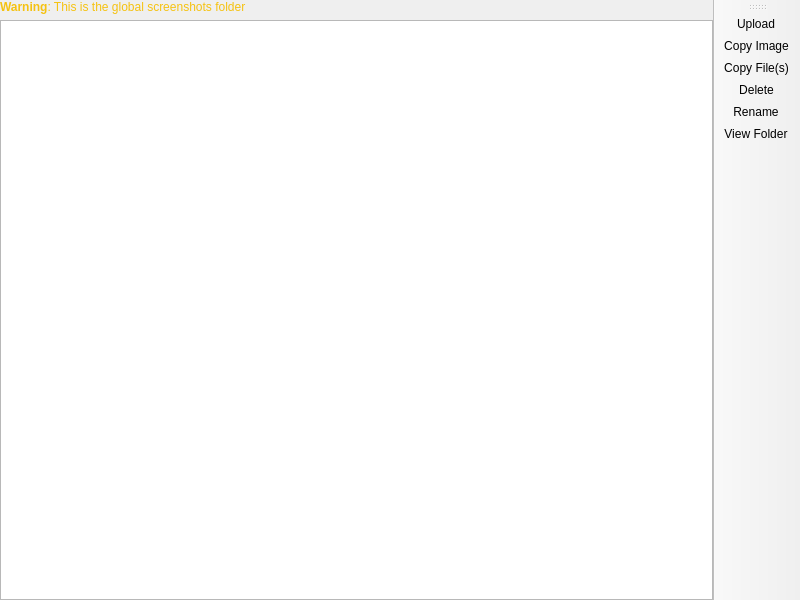
<?xml version="1.0" encoding="UTF-8"?>
<ui version="4.0">
 <class>ScreenshotsPage</class>
 <widget class="QMainWindow" name="ScreenshotsPage">
  <property name="geometry">
   <rect>
    <x>0</x>
    <y>0</y>
    <width>800</width>
    <height>600</height>
   </rect>
  </property>
  <widget class="QWidget" name="centralwidget">
   <layout class="QVBoxLayout" name="verticalLayout">
    <property name="leftMargin">
     <number>0</number>
    </property>
    <property name="topMargin">
     <number>0</number>
    </property>
    <property name="rightMargin">
     <number>0</number>
    </property>
    <property name="bottomMargin">
     <number>0</number>
    </property>
    <item>
     <widget class="QLabel" name="globalScreenshotsFolderWarninglabel">
      <property name="enabled">
       <bool>false</bool>
      </property>
      <property name="text">
       <string>&lt;html&gt;&lt;head/&gt;&lt;body&gt;&lt;p&gt;&lt;span style=&quot; font-weight:600; color:#f5c211;&quot;&gt;Warning&lt;/span&gt;&lt;span style=&quot; color:#f5c211;&quot;&gt;: This is the global screenshots folder&lt;/span&gt;&lt;/p&gt;&lt;/body&gt;&lt;/html&gt;</string>
      </property>
      <property name="margin">
       <number>0</number>
      </property>
     </widget>
    </item>
    <item>
     <widget class="QListView" name="listView">
      <property name="selectionMode">
       <enum>QAbstractItemView::SelectionMode::ExtendedSelection</enum>
      </property>
      <property name="selectionBehavior">
       <enum>QAbstractItemView::SelectionBehavior::SelectRows</enum>
      </property>
     </widget>
    </item>
   </layout>
  </widget>
  <widget class="WideBar" name="toolBar">
   <property name="windowTitle">
    <string>Actions</string>
   </property>
   <property name="toolButtonStyle">
    <enum>Qt::ToolButtonStyle::ToolButtonTextOnly</enum>
   </property>
   <attribute name="toolBarArea">
    <enum>RightToolBarArea</enum>
   </attribute>
   <attribute name="toolBarBreak">
    <bool>false</bool>
   </attribute>
   <addaction name="actionUpload"/>
   <addaction name="actionCopy_Image"/>
   <addaction name="actionCopy_File_s"/>
   <addaction name="actionDelete"/>
   <addaction name="actionRename"/>
   <addaction name="actionView_Folder"/>
  </widget>
  <action name="actionUpload">
   <property name="text">
    <string>Upload</string>
   </property>
  </action>
  <action name="actionDelete">
   <property name="text">
    <string>Delete</string>
   </property>
  </action>
  <action name="actionRename">
   <property name="text">
    <string>Rename</string>
   </property>
  </action>
  <action name="actionView_Folder">
   <property name="text">
    <string>View Folder</string>
   </property>
  </action>
  <action name="actionCopy_Image">
   <property name="text">
    <string>Copy Image</string>
   </property>
   <property name="toolTip">
    <string>Copy Image</string>
   </property>
  </action>
  <action name="actionCopy_File_s">
   <property name="text">
    <string>Copy File(s)</string>
   </property>
   <property name="toolTip">
    <string>Copy File(s)</string>
   </property>
  </action>
 </widget>
 <customwidgets>
  <customwidget>
   <class>WideBar</class>
   <extends>QToolBar</extends>
   <header>ui/widgets/WideBar.h</header>
  </customwidget>
 </customwidgets>
 <resources/>
 <connections/>
</ui>
